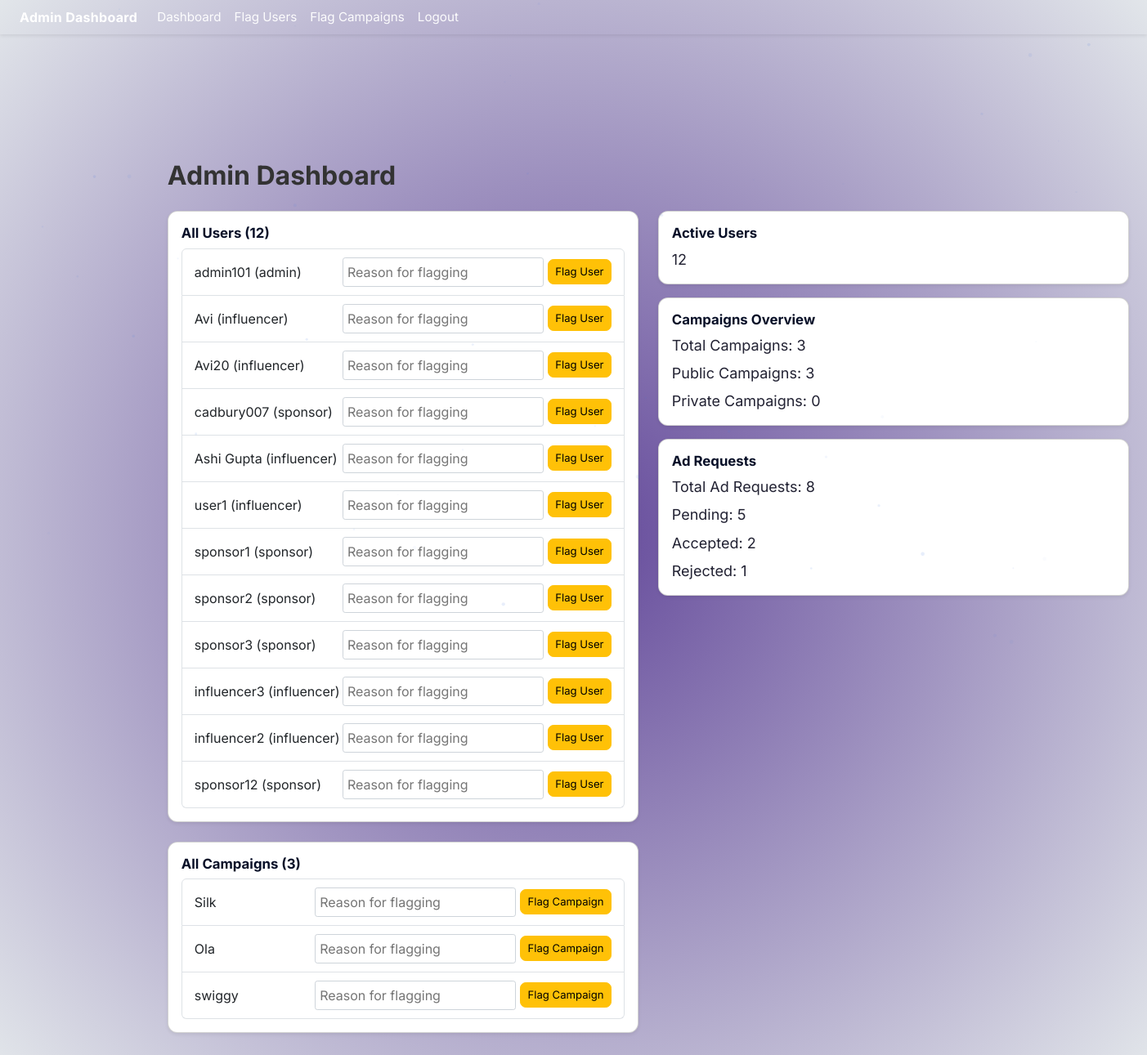
Screenshot of /admin_dashboard (signed in) with the database file from the repository.
### app.py (models this page shows, shortened)
class User(UserMixin, db.Model):
    id = db.Column(db.Integer, primary_key=True, autoincrement=True)
    username = db.Column(db.String(200), unique=True, nullable=False)
    email = db.Column(db.String(200), unique=True, nullable=False)
    password = db.Column(db.String(200), nullable=False)
    role = db.Column(db.String(50), nullable=False)  # Role can be 'admin', 'sponsor', or 'influencer'
    campaigns = db.relationship('Campaign', back_populates='sponsor', lazy=True)
    ad_requests = db.relationship('AdRequest', foreign_keys=[AdRequest.influencer_id], back_populates='influencer', lazy=True)
    is_flagged = db.Column(db.Boolean, default=False)
    flag_reason = db.Column(db.String(200), nullable=True)

class Campaign(db.Model):
    id = db.Column(db.Integer, primary_key=True)
    title = db.Column(db.String(100), nullable=False)
    description = db.Column(db.Text, nullable=True)
    is_private = db.Column(db.Boolean, default=False)
    budget = db.Column(db.Float, nullable=False)
    category = db.Column(db.String(50), nullable=False)
    sponsor_id = db.Column(db.Integer, db.ForeignKey('user.id'), nullable=False)
    ad_requests = db.relationship('AdRequest', back_populates='campaign', lazy=True)
    created_at = db.Column(db.DateTime, default=datetime.utcnow)
    sponsor = db.relationship('User', back_populates='campaigns')
    is_flagged = db.Column(db.Boolean, default=False)
    flag_reason = db.Column(db.String(200), nullable=True)

### app.py (the view)
@app.route('/admin_dashboard')
@login_required
def admin_dashboard():
    if current_user.role != 'admin':
        flash('Access denied.', 'danger')
        return redirect(url_for('get_home'))
    active_users = User.query.count()
    total_campaigns = Campaign.query.count()
    public_campaigns = Campaign.query.filter_by(is_private=False).count()  # Corrected line
    private_campaigns = Campaign.query.filter_by(is_private=True).count()  # Corrected line
    ad_requests = AdRequest.query.all()
    users = User.query.all()
    campaigns = Campaign.query.all()
    return render_template('admin_dashboard.html',
                           active_users=active_users,
                           total_campaigns=total_campaigns,
                           public_campaigns=public_campaigns,
                           private_campaigns=private_campaigns,
                           ad_requests=ad_requests,
                           users=users,
                           campaigns=campaigns)

### app.py (called while the page is built)
@login_manager.user_loader
def load_user(user_id):
    return User.query.get(int(user_id))

@app.context_processor
def inject_user_profiles():
    sponsor = None
    influencer = None
    try:
        if current_user and current_user.is_authenticated:
            if getattr(current_user, 'role', None) == 'sponsor':
                sponsor = Sponsor.query.filter_by(user_id=current_user.id).first()
            elif getattr(current_user, 'role', None) == 'influencer':
                influencer = Influencer.query.filter_by(user_id=current_user.id).first()
    except Exception:
        sponsor = None
        influencer = None
    return dict(sponsor=sponsor, influencer=influencer)

### templates/admin_dashboard.html (shortened to what this page needs)
{% extends 'layout.html' %}
{% block navbar %}
<nav class="navbar navbar-expand-lg navbar-dark shadow-sm fixed-top">
    <div class="container-fluid">
        <a class="navbar-brand" href="#">Admin Dashboard</a>
        <div class="collapse navbar-collapse" id="navbarNav">
            <ul class="navbar-nav ml-auto">
                <li class="nav-item active">
                    <a class="nav-link" href="{{ url_for('admin_dashboard') }}">Dashboard</a>
                </li>
                <li class="nav-item">
                    <a class="nav-link" href="{{ url_for('flag_users') }}">Flag Users</a>
                </li>
                <li class="nav-item">
                    <a class="nav-link" href="{{ url_for('flag_campaigns') }}">Flag Campaigns</a>
                </li>
                <li class="nav-item">
                    <a class="nav-link" href="{{ url_for('logout') }}">Logout</a>
                </li>
            </ul>
        </div>
    </div>
</nav>
{% endblock %}
{% block content %}
<div class="container mt-5 pt-4" style="max-width: 1200px;">
    <h2 class="mb-4">Admin Dashboard</h2>
    <div class="row">
        <div class="col-md-6 mb-4">
            <div class="card shadow-sm mb-4">
                <div class="card-body">
                    <h5 class="card-title">All Users ({{ users|length }})</h5>
                    {% if users %}
                        <ul class="list-group">
                            {% for user in users %}
                                <li class="list-group-item {% if user.is_flagged %}list-group-item-danger{% endif %}">
                                    <span>{{ user.username }} ({{ user.role }})</span>
                                    {% if user.is_flagged %}
                                        <span class="badge badge-danger">Flagged: {{ user.flag_reason }}</span>
                                    {% else %}
                                        <form action="{{ url_for('flag_user', user_id=user.id) }}" method="POST" style="display: flex; align-items: center;">
                                            <input type="text" name="reason" placeholder="Reason for flagging" required>
                                            <button type="submit" class="btn btn-warning btn-sm">Flag User</button>
                                        </form>
                                    {% endif %}
                                </li>
                            {% endfor %}
                        </ul>
                    {% else %}
                        <p class="text-muted">No users found.</p>
                    {% endif %}
                </div>
            </div>
            <div class="card shadow-sm">
                <div class="card-body">
                    <h5 class="card-title">All Campaigns ({{ campaigns|length }})</h5>
                    {% if campaigns %}
                        <ul class="list-group">
                            {% for campaign in campaigns %}
                                <li class="list-group-item {% if campaign.is_flagged %}list-group-item-danger{% endif %}">
                                    <span>{{ campaign.title }}</span>
                                    {% if campaign.is_flagged %}
                                        <span class="badge badge-danger">Flagged: {{ campaign.flag_reason }}</span>
                                    {% else %}
                                        <form action="{{ url_for('flag_campaign', campaign_id=campaign.id) }}" method="POST" style="display: flex; align-items: center;">
                                            <input type="text" name="reason" placeholder="Reason for flagging" required>
                                            <button type="submit" class="btn btn-warning btn-sm">Flag Campaign</button>
                                        </form>
                                    {% endif %}
                                </li>
                            {% endfor %}
                        </ul>
                    {% else %}
                        <p class="text-muted">No campaigns found.</p>
                    {% endif %}
                </div>
            </div>
        </div>
        <div class="col-md-6 mb-4">
            <div class="row">
                <div class="col-md-12 mb-3">
                    <div class="card shadow-sm">
                        <div class="card-body">
                            <h5 class="card-title">Active Users</h5>
                            <p class="card-text">{{ active_users }}</p>
                        </div>
                    </div>
                </div>
                <div class="col-md-12 mb-3">
                    <div class="card shadow-sm">
                        <div class="card-body">
                            <h5 class="card-title">Campaigns Overview</h5>
                            <p class="card-text">Total Campaigns: {{ total_campaigns }}</p>
                            <p class="card-text">Public Campaigns: {{ public_campaigns }}</p>
                            <p class="card-text">Private Campaigns: {{ private_campaigns }}</p>
                        </div>
                    </div>
                </div>
                <div class="col-md-12 mb-3">
                    <div class="card shadow-sm">
                        <div class="card-body">
                            <h5 class="card-title">Ad Requests</h5>
                            <p class="card-text">Total Ad Requests: {{ ad_requests | length }}</p>
                            <p class="card-text">Pending: {{ ad_requests | selectattr('status', 'equalto', 'pending') | list | length }}</p>
                            <p class="card-text">Accepted: {{ ad_requests | selectattr('status', 'equalto', 'accepted') | list | length }}</p>
                            <p class="card-text">Rejected: {{ ad_requests | selectattr('status', 'equalto', 'rejected') | list | length }}</p>
                        </div>
                    </div>
                </div>
            </div>
        </div>
    </div>
</div>
{% endblock %}

### static/css/navbar.css (style rules this page uses)
:root { --site-max-width:1140px; --navbar-vertical:.25rem; --navbar-horizontal:.75rem; --btn-radius:.45rem; --glass-bg: rgba(255,255,255,0.72); }
body { font-family: 'Inter', system-ui, -apple-system, 'Segoe UI', Roboto, 'Helvetica Neue', Arial; background:#0f1724; color:#0b1220; position:relative; z-index:1; }
.navbar { padding: var(--navbar-vertical) var(--navbar-horizontal); }
.navbar-brand { font-weight:700; font-size:1rem; letter-spacing:0.3px; }
.navbar .nav-link { padding: .35rem .6rem; font-size:.95rem; color: rgba(255,255,255,0.95); }

### static/css/cards.css (style rules this page uses)
.card h5, .card .card-title { font-size: 1.05rem; font-weight:700; color:#081028; }
.card p { margin-bottom: .45rem; color: #223; }

### static/css/forms.css (style rules this page uses)
:root { --form-radius:6px; --btn-radius:.45rem; --btn-padding:.45rem .85rem; }
.btn { padding: var(--btn-padding); font-size:.94rem; border-radius:var(--btn-radius); }
.btn-sm { padding: .28rem .52rem; font-size: .82rem; }

### templates/admin_dashboard.html (style rules this page uses)
body { background-color: #f8f9fa; background: radial-gradient(circle, #63489a, #e2e6ea); }
.container { width: 1500px; margin-top: 100px; margin-left: 90px; }
h2 { font-size: 2rem; font-weight: bold; color: #333; margin-bottom: 20px; }
.card { border-radius: 0.75rem; transition: transform 0.2s; }
.card-title { font-size: 1.25rem; color: #007bff; }
.card-text { font-size: 1.125rem; }
.list-group-item { display: flex; justify-content: space-between; align-items: center; padding: 10px 15px; }
.btn-warning { margin-left: 5px; background-color: #ffc107; border-color: #ffc107; }
input[type="text"] { border-radius: 0.2rem; border: 1px solid #ced4da; padding: 5px; width: auto; }

### rows the page displays
User: username "admin101", role "admin"
User: username "Avi", role "influencer"
User: username "Avi20", role "influencer"
User: username "cadbury007", role "sponsor"
User: username "Ashi Gupta", role "influencer"
User: username "user1", role "influencer"
User: username "sponsor1", role "sponsor"
User: username "sponsor2", role "sponsor"
User: username "sponsor3", role "sponsor"
User: username "influencer3", role "influencer"
User: username "influencer2", role "influencer"
User: username "sponsor12", role "sponsor"
Campaign: title "Silk"
Campaign: title "Ola"
Campaign: title "swiggy"

### other values shown
{{ users|length }} "12"
{{ campaigns|length }} "3"
{{ active_users }} "12"
{{ total_campaigns }} "3"
{{ public_campaigns }} "3"
{{ private_campaigns }} "0"
{{ ad_requests | length }} "8"
